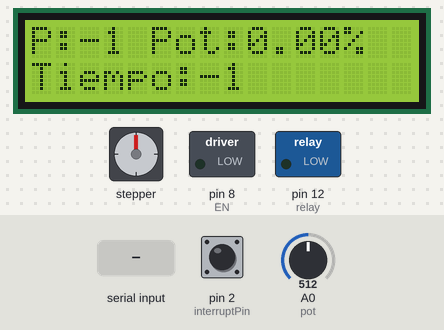
Recording of a sketch running on a simulated Arduino Uno, built with avr-gcc and run on an emulated ATmega328P. On the bench: 16×2 character LCD, stepper motor, switched loads named in the sketch (green lamp = pin HIGH). Dashed ring = blinking. The test bench sets the inputs (shaded band); at power-on: pin 2 (interruptPin) HIGH, A0 (pot) = 512. EEPROM starts erased; stepper angles assume 3200 steps per turn; what the sketch prints to the serial monitor is not drawn.

Above: at 3.4 s.
3.5 s: "P90\n" received over Serial
At 5.7 s:
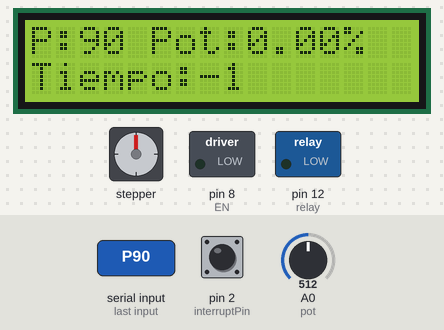
6.0 s: "T90\n" received over Serial
At 7.5 s:
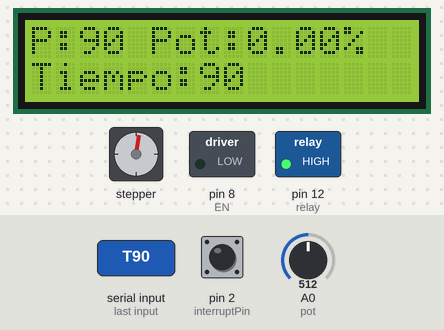
9.0 s: pin 2 (interruptPin) pulled LOW for 0.15 s
At 10.0 s:
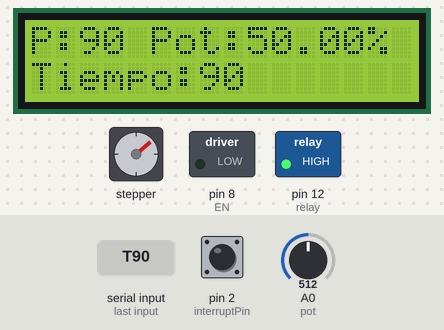
11.8 s: "R90\n" received over Serial
At 13.2 s:
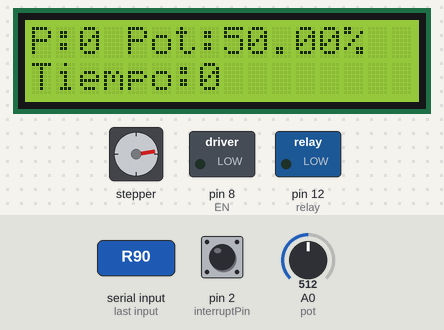
Timing chart, 0 to 14.6 s (numbered marks = the images above; inputs shaded):
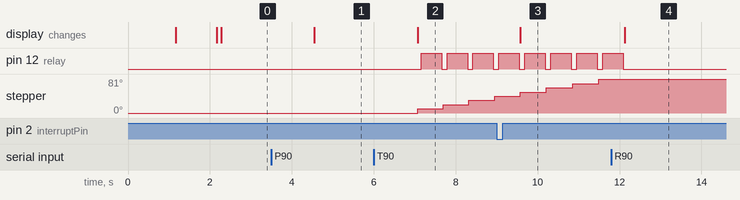

Measured:
- after the input at 3.5 s, the display: changes after 1.0 s (image 1)
- after the input at 6.0 s, pin 12 (relay): alternates HIGH for 0.50 s and LOW for 0.13 s, starting after 1.2 s; stepper: turns 10° clockwise in 0.00 s, repeating every 0.63 s; the display: changes after 1.1 s (image 2)
- after the input at 9.0 s, the display: changes after 0.58 s (image 3)
- after the input at 11.8 s, pin 12 (relay): goes on until 12.1 s, then stays LOW; stepper: stays 81° (without the input it goes to 91° after 0.33 s); the display: changes after 0.33 s (image 4)

The sketch:

02.GiroControlled.ino
```cpp
// (licence header left out)
#include <Arduino.h>
#include "BasicStepperDriver.h"
#include <Wire.h>
#include <LiquidCrystal_I2C.h>
#include <EEPROM.h>


// All the wires needed for full functionality
#define DIR 9
#define STEP 10
#define pot A0
#define relay 12
#define interruptPin 2
#define EN 8

// Motor steps per revolution. Most steppers are 200 steps or 1.8 degrees/step
#define MOTOR_STEPS 1600

// Since microstepping is set externally, make sure this matches the selected mode
// If it doesn't, the motor will move at a different RPM than chosen
// 1=full step, 2=half step etc.
#define MICROSTEPS 2
#define minRPM 10
#define maxRPM 250

float m = (maxRPM - minRPM)/(100.0-0.0);
int b = minRPM;
char serialData;

// 2-wire basic config, microstepping is hardwired on the driver
BasicStepperDriver stepper(MOTOR_STEPS, DIR, STEP);
LiquidCrystal_I2C lcd(0x27,16,2);  // set the LCD address to 0x27 for a 16 chars and 2 line display

//Uncomment line to use enable/disable functionality
//BasicStepperDriver stepper(MOTOR_STEPS, DIR, STEP, SLEEP);
int val, RPM=300;
float perc;

struct config_t
{
    int steps, delayTime;
} configuration;

void setup() {
    lcd.begin();                      // initialize the lcd
    lcd.begin();
    lcd.backlight();

    stepper.begin(RPM, MICROSTEPS);
    // if using enable/disable on ENABLE pin (active LOW) instead of SLEEP uncomment next line
    // stepper.setEnableActiveState(LOW);
    EEPROM_readAnything(0, configuration);
    pinMode(pot, INPUT);
    pinMode(relay, OUTPUT);
    pinMode(EN, OUTPUT);
    digitalWrite(EN, LOW);
    pinMode(interruptPin, INPUT_PULLUP);
    attachInterrupt(digitalPinToInterrupt(interruptPin), getVelocity, CHANGE);
    digitalWrite(relay, LOW);
    Serial.begin(9600);

    lcd.setCursor(3,0);
    lcd.print("Creado por:");
    lcd.setCursor(2,1);
    lcd.print(" Miguel Califa ");
    delay(1000);
    lcd.setCursor(2,1);
    lcd.print("   CNC Ciensa   ");
    delay(1000);
    lcd.clear();

    Serial.println("Escriba P para pasos, T para tiempo, R para reiniciar");
    Serial.println(" ejemplo P150 para configurar 150 pasos y T1000 para configurar 1 segundo de tiempo");
}

void loop() {
     if (Serial.available()){
        serialData = Serial.read();
        if ( serialData == 'P'){
          configuration.steps = Serial.readString().toInt();
          EEPROM_writeAnything(0, configuration);
          Serial.println("pasos: "+ String(configuration.steps) );
        }
        else if ( serialData == 'T'){
          configuration.delayTime = Serial.readString().toInt();
          EEPROM_writeAnything(0, configuration);
          Serial.println("Tiempo (mS): "+ String(configuration.delayTime) );
        }
        else if (serialData == 'R'){
          Serial.println("Reiniciado con exito!");
          digitalWrite(relay, LOW);
          configuration.delayTime = 0; configuration.steps = 0;
          EEPROM_writeAnything(0, configuration);
        }
    }

    lcd.setCursor(0,0);
    lcd.print("P:"); lcd.print(configuration.steps); lcd.print(" Pot:"); lcd.print(perc); lcd.print("%     ");
    lcd.setCursor(0,1);
    lcd.print("Tiempo:"); lcd.print(configuration.delayTime); lcd.print("    ");

    if(configuration.delayTime > 0 & configuration.steps>0)
    {
       Serial.print("Girando.");
       stepper.move(configuration.steps);
       Serial.println(); // Salto de linea
       delay(configuration.delayTime); // Paso 2, el motor espera
       digitalWrite(relay, HIGH); // Paso 3, genera una salida
       Serial.println("Tarea completada con exito!");
       delay(500); // Paso 3, espera mientras sube el piston
       digitalWrite(relay, LOW); // Paso 4, apaga la señal de rele y todo vuelve a empezar
    }
}

void getVelocity()
{

    val = analogRead(pot);
    perc = (val* 100.0)/1024.0;
    //RPM = (perc * maxRPM) / 100.0;
    RPM = perc*m + b;
    //Serial.print("Potenciometro: "); Serial.print(perc); Serial.println(" %");
    //Serial.print("RPM: "); Serial.println(RPM);
    stepper.setRPM(RPM);
    stepper.stop();
}

template <class T> int EEPROM_writeAnything(int ee, const T& value)
{
    const byte* p = (const byte*)(const void*)&value;
    unsigned int i;
    for (i = 0; i < sizeof(value); i++)
          EEPROM.write(ee++, *p++);
    return i;
}

template <class T> int EEPROM_readAnything(int ee, T& value)
{
    byte* p = (byte*)(void*)&value;
    unsigned int i;
    for (i = 0; i < sizeof(value); i++)
          *p++ = EEPROM.read(ee++);
    return i;
}
```
